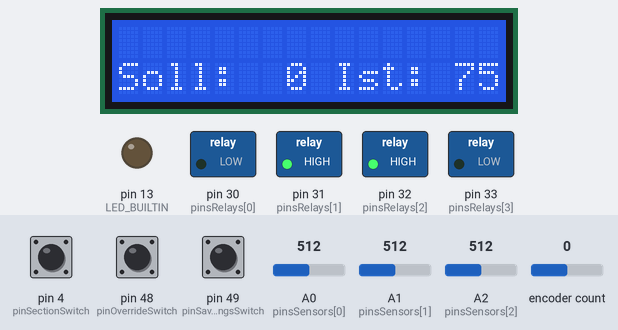
A sketch run on a simulated Arduino Mega 2560, built with avr-gcc and run on an emulated ATmega2560. Shown: 16×2 character LCD, switched loads named in the sketch (green lamp = pin HIGH), output pins drawn as LEDs (lit = HIGH). Dashed ring = blinking. The inputs (shaded band) are chosen by the test bench; at power-on: pin 48 (pinOverrideSwitch) LOW, A0 (pinsSensors[0]) = 512, pin 49 (pinSaveSettingsSwitch) LOW, pin 4 (pinSectionSwitch) HIGH, encoder count 0, A1 (pinsSensors[1]) = 512, A2 (pinsSensors[2]) = 512. EEPROM starts erased.

Above: at 1.2 s.
1.3 s: pin 48 (pinOverrideSwitch) pulled HIGH for 1 s
At 1.7 s:
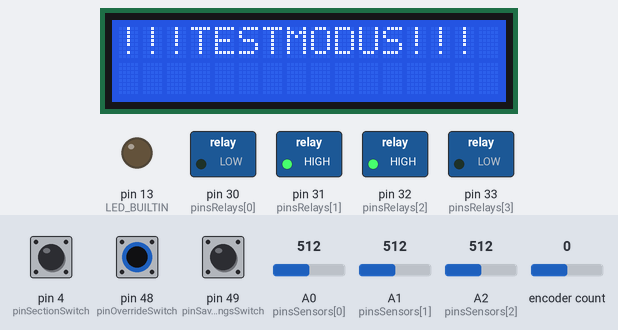
3.8 s: A0 (pinsSensors[0]) set to 758
At 4.8 s:
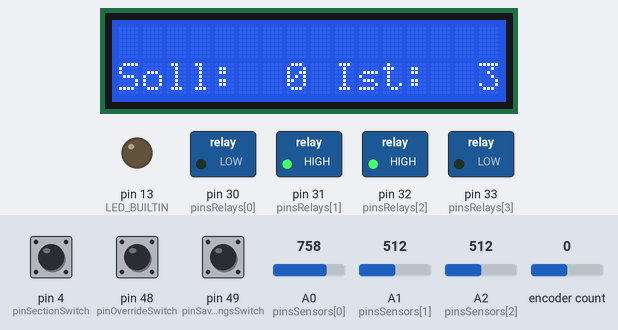
5.6 s: A0 (pinsSensors[0]) set to 791
At 6.6 s:
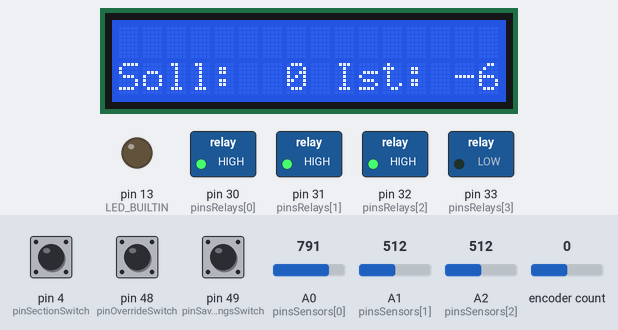
7.6 s: pin 49 (pinSaveSettingsSwitch) pulled HIGH for 1 s
At 8.0 s:
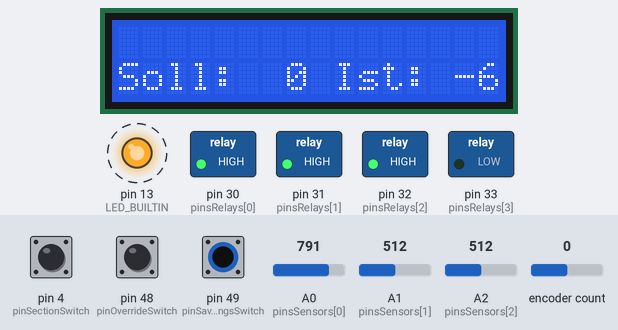
10.1 s: pin 4 (pinSectionSwitch) pulled LOW for 1 s
At 11.8 s:
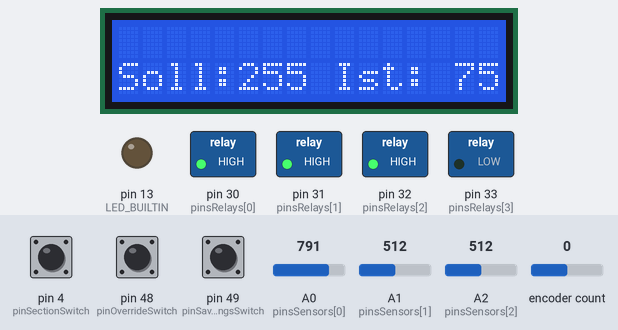
12.6 s: encoder count set to 1
At 13.6 s:
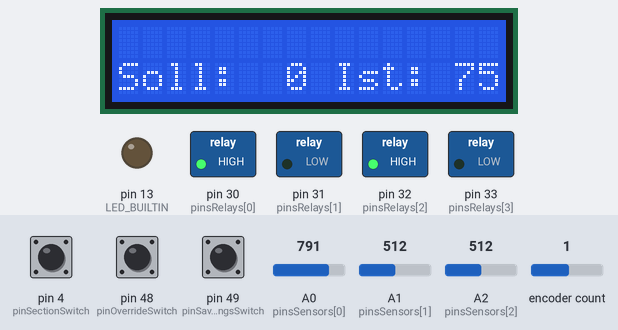
Timing chart, 0 to 15.6 s (numbered marks = the images above; inputs shaded):
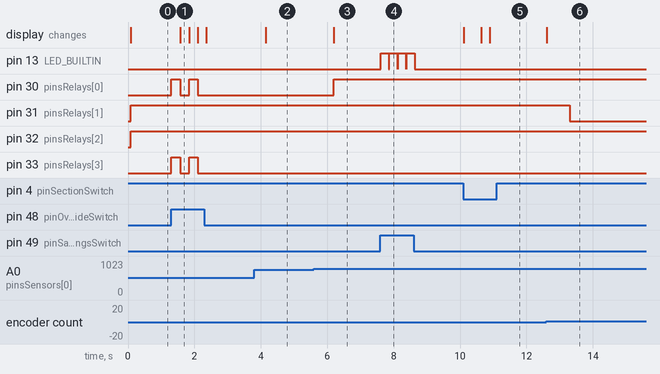

Measured:
- the behaviour switches between 773 and 774 on A0 (pinsSensors[0]) (found by bisection; images 2 and 3)
- after the input at 1.3 s, pin 30 (pinsRelays[0]), pin 33 (pinsRelays[3]): alternates HIGH for 0.26 s and LOW for 0.27 s, 4 changes in all, then stays LOW, starting at once; the display: changes after 0.27 s (image 1)
- after the input at 3.8 s, the display: changes after 0.35 s (image 2)
- after the input at 5.6 s, pin 30 (pinsRelays[0]): LOW → HIGH after 0.59 s; the display: changes after 0.59 s (image 3)
- after the input at 7.6 s, pin 13 (LED_BUILTIN): alternates HIGH for 0.25 s and LOW for 0.01 s, 8 changes in all, then stays LOW, starting at once
- after the input at 10.1 s, the display: changes at once (image 5)
- after the input at 12.6 s, pin 31 (pinsRelays[1]): HIGH → LOW after 0.70 s; the display: changes at once (image 6)

The sketch:

irrigation.ino
```cpp
// Includes -------------------------------------------------------------------------------------
#include <LiquidCrystal.h>
#include <Encoder.h>
#include <EEPROM.h>


// Constants and global variables ---------------------------------------------------------------

// LCD
const byte pinLcdRs = 35;
const byte pinLcdE = 37;
const byte pinLcdD4 = 39;
const byte pinLcdD5 = 41;
const byte pinLcdD6 = 43;
const byte pinLcdD7 = 45;

const byte numLcdRows = 2;
const byte numLcdColumns = 16;
LiquidCrystal lcd(pinLcdRs, pinLcdE, pinLcdD4, pinLcdD5, pinLcdD6, pinLcdD7);

// Relay Board
int pinsRelays[] = {30, 31, 32, 33};

// Section control
const byte numIrrigationSections = 3; // Number of irrigation sections
byte currentIrrigationSection = 0;
const byte pinSectionSwitch = 4;
byte stateSectionSwitch = 0;

// Save settings button
const byte pinSaveSettingsSwitch = 49;
byte stateSaveSettingsSwitch = 0;

// Override button
const byte pinOverrideSwitch = 48;
byte stateOverrideSwitch = 0;
bool isOverrideActive = false;

// Target value control
byte irrigationSectionTargets[numIrrigationSections];
const byte pinTargetValueRotaryEncoderDt = 3;
const byte pinTargetValueRotaryEncoderClk = 2;
Encoder targetValueRotaryEncoder(pinTargetValueRotaryEncoderClk, pinTargetValueRotaryEncoderDt);
long posTargetValueRotaryEncoderOld = -999;
long posTargetValueRotaryEncoderNew = -999;

//Moisture sensors
int pinsSensors[] = {A0, A1, A2, A3};
int moistureValues[numIrrigationSections];
int readEveryNthIteration = 100;
int sensorRawMin = 430;
int sensorRawMax = 770;

// Miscellaneous variables and constants
const int delayButtons = 250;
const int delayLoop = 10;
int iLoop = 0;

// Setup routine -------------------------------------------------------------------------------
void setup() {
  lcd.begin(numLcdColumns, numLcdRows);

  pinMode(pinSectionSwitch, INPUT_PULLUP);
  pinMode(LED_BUILTIN, OUTPUT);

  for (byte iRelayPin = 0; iRelayPin < 4; iRelayPin++) {
    pinMode(pinsRelays[iRelayPin], OUTPUT);
  }

  readEeprom();
  readMoistureSensors();
  updateDisplay();
}

// Main loop -----------------------------------------------------------------------------------
void loop() {
  if (!isOverrideActive) {
    checkSectionSwitch();
    checkSaveSettingsSwitch();
    updateTargetValueRotaryEncoder();

    if (!(iLoop % readEveryNthIteration)) {
      readMoistureSensors();
      setRelays();
    }
  }

  checkOverrideSwitch();


  delay(delayLoop);
  iLoop++;
}

// other routines
void readEeprom() {
  for (byte iAdress = 0; iAdress < numIrrigationSections; iAdress++) {
    irrigationSectionTargets[iAdress] = EEPROM.read(iAdress);
  }
}

void updateEeprom() {
  for (byte iAdress = 0; iAdress < numIrrigationSections; iAdress++) {
    EEPROM.update(iAdress, irrigationSectionTargets[iAdress]);
  }
}

void checkOverrideSwitch() {
  stateOverrideSwitch = digitalRead(pinOverrideSwitch);
  if (stateOverrideSwitch == HIGH) {
    toggleOverride();
  }
}

void checkSaveSettingsSwitch() {
  stateSaveSettingsSwitch = digitalRead(pinSaveSettingsSwitch);
  if (stateSaveSettingsSwitch == HIGH) {
    updateEeprom();
    digitalWrite(LED_BUILTIN, HIGH);
    delay(delayButtons);
    digitalWrite(LED_BUILTIN, LOW);
  }
}

void checkSectionSwitch() {
  stateSectionSwitch = !digitalRead(pinSectionSwitch);
  if (stateSectionSwitch) {
    switchIrrigationSection();
  }
}

void updateTargetValueRotaryEncoder()
{
  posTargetValueRotaryEncoderNew = targetValueRotaryEncoder.read();

  if (posTargetValueRotaryEncoderNew != posTargetValueRotaryEncoderOld) {
    if (posTargetValueRotaryEncoderNew > posTargetValueRotaryEncoderOld) {
      irrigationSectionTargets[currentIrrigationSection]++;
    }
    else {
      irrigationSectionTargets[currentIrrigationSection]--;
    }

    if (irrigationSectionTargets[currentIrrigationSection] == 101) {
      irrigationSectionTargets[currentIrrigationSection] = 100;
    }

    if (irrigationSectionTargets[currentIrrigationSection] == 255) {
      irrigationSectionTargets[currentIrrigationSection] = 0;
    }

    posTargetValueRotaryEncoderOld = posTargetValueRotaryEncoderNew;
    updateDisplay();
  }
}

void switchIrrigationSection() {
  currentIrrigationSection++;
  currentIrrigationSection %= numIrrigationSections;
  updateDisplay();
  delay(delayButtons);
}

void toggleOverride() {
  isOverrideActive = !isOverrideActive;
  setRelays();
  delay(delayButtons);
  updateDisplay();
}

void updateDisplay() {
  lcd.clear();
  char displayRow1[numLcdColumns];
  char displayRow2[numLcdColumns];

  if (isOverrideActive) {
    sprintf(displayRow1, "!!!TESTMODUS!!!");
    sprintf(displayRow2, "");
  } else {
    sprintf(displayRow1, "Sektion %d", currentIrrigationSection + 1);
    sprintf(displayRow2, "Soll:%3d Ist:%3d", irrigationSectionTargets[currentIrrigationSection], moistureValues[currentIrrigationSection]);
  }

  lcd.setCursor(0, 0);
  lcd.print(displayRow1);
  lcd.setCursor(0, 1);
  lcd.print(displayRow2);
}

void readMoistureSensors() {
  bool doDisplayUpdate = false;

  for (byte iSensor = 0; iSensor < numIrrigationSections; iSensor++) {
    //int newValue = analogRead(pinsSensors[iSensor]);
    int newValue = (1 - (analogRead(pinsSensors[iSensor]) - sensorRawMin) / float(sensorRawMax - sensorRawMin)) * 100.0;
    if (newValue != moistureValues[iSensor]) {
      moistureValues[iSensor] = newValue;
      doDisplayUpdate = true;
    }
  }

  if (doDisplayUpdate) {
    updateDisplay();
  }
}

void setRelays() {
  for (byte iRelay = 0; iRelay < 4; iRelay++) {
    if ((irrigationSectionTargets[iRelay] > moistureValues[iRelay]) || (isOverrideActive)) {
      digitalWrite(pinsRelays[iRelay], HIGH);
    } else {
      digitalWrite(pinsRelays[iRelay], LOW);
    }
  }
}
```
